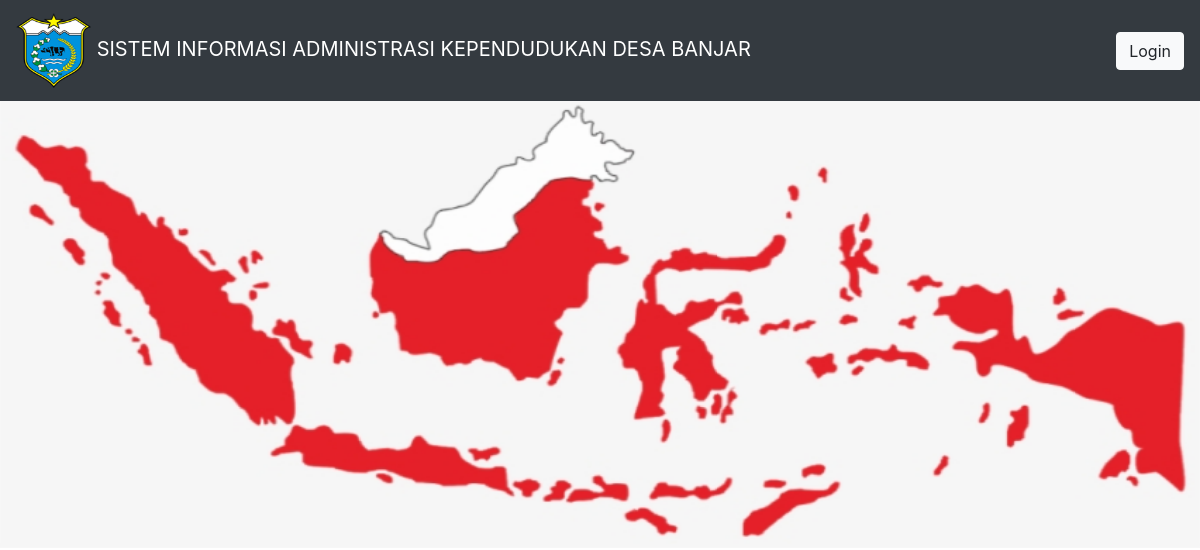
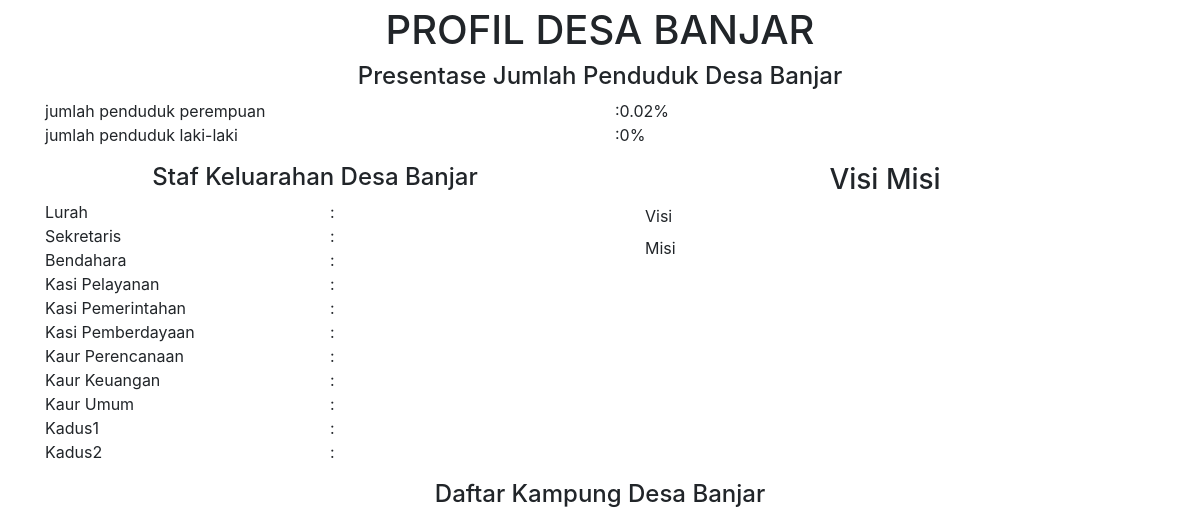
The app's page /, older data (2 pictures, top to bottom).
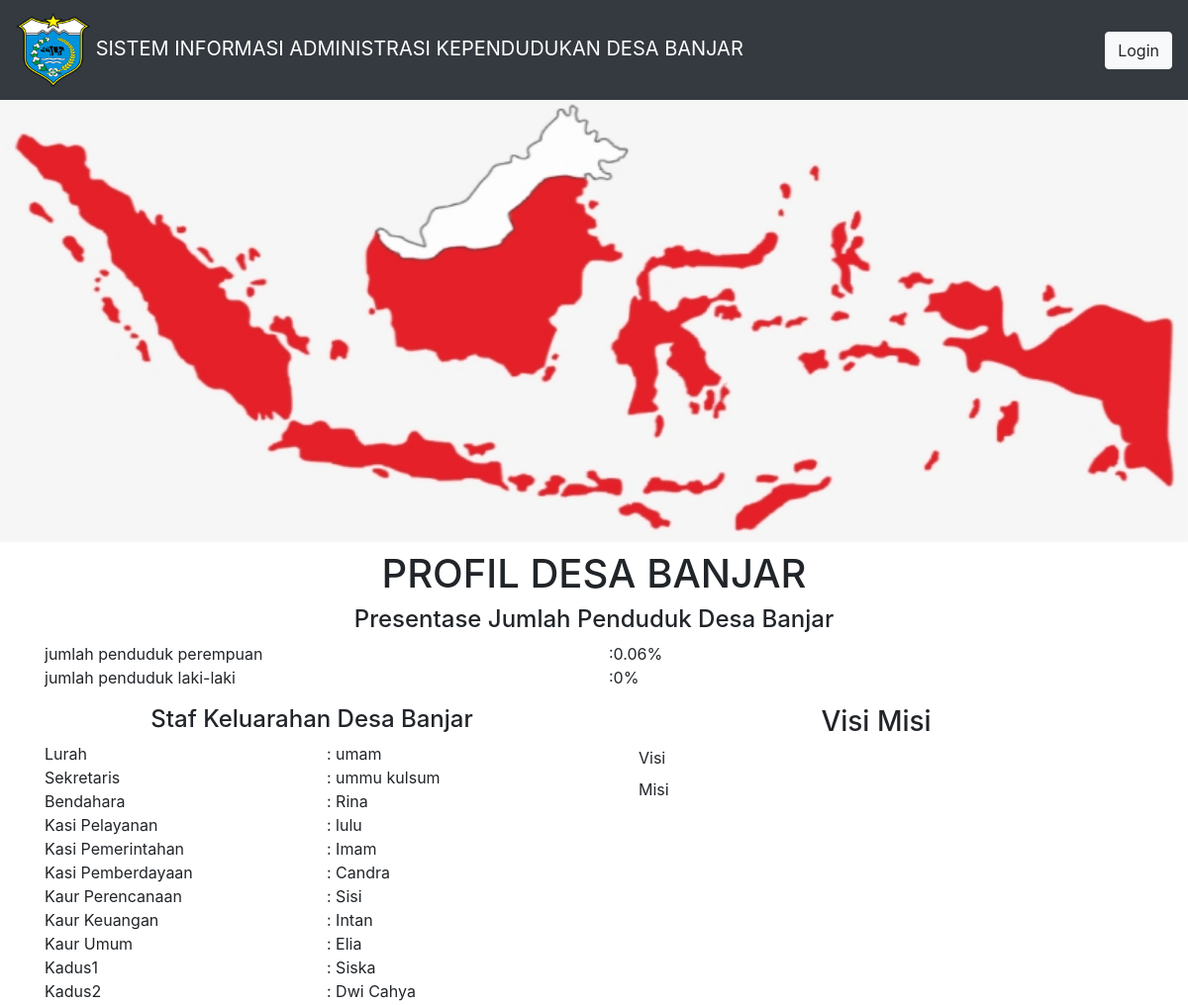
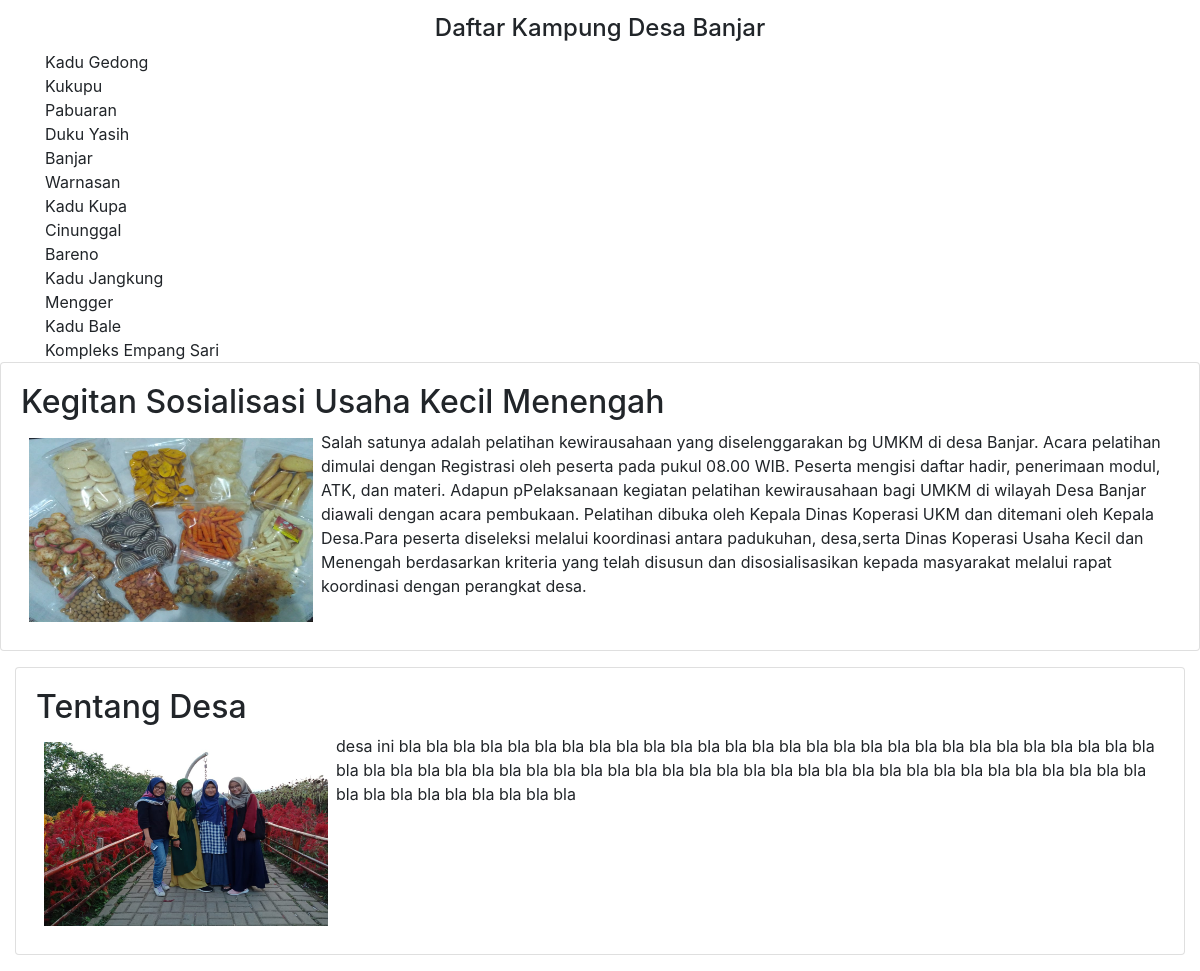
The same page, newer data (2 pictures, top to bottom).
### tables this page shows
CREATE TABLE `kampung` (
  `id` int(11) NOT NULL,
  `kampung` varchar(30) NOT NULL
);

CREATE TABLE `artikel` (
  `id` int(11) NOT NULL,
  `judul` varchar(100) NOT NULL,
  `isi` text NOT NULL,
  `foto` varchar(255) NOT NULL
);

### application/controllers/auth.php (called while the page is built, shortened)
<?php
class Auth extends CI_Controller
{
    public function __construct()
    {
        $this->load->model('model_masyarakat');
    }
    public function index()
    {
        $data['tittle'] = "Sistem Administrasi Kependudukan";
        $this->load->view('home/home', $data);
    }
}

### index.php (called while the page is built, shortened)
<?php
require_once BASEPATH.'core/CodeIgniter.php';

### application/models/model_masyarakat.php (called while the page is built, shortened)
<?php
class model_masyarakat extends CI_Model
{
    public function get_artikel()
    {
        $this->db->order_by('id', 'desc');
        return $this->db->get('artikel')->result_array();
    }
    public function struktur()
    {
        return $this->db->get('struktur-organisasi')->row_array();
    }
    public function perempuan()
    {
        return $this->db->get_where('masyarakat', ['jk' => 'Perempuan'])->num_rows();
    }
    public function kampung()
    {
        return $this->db->get('kampung')->result_array();
    }
}

### application/views/home/home.php (the view, shortened to what the changed rows need)
<!doctype html>
<html lang="en">
<head>
  <link rel="stylesheet" href="https://maxcdn.bootstrapcdn.com/bootstrap/4.0.0/css/bootstrap.min.css">
</head>
<?php
$artikel = $this->model_masyarakat->get_artikel();
$perempuan = $this->model_masyarakat->perempuan();
$struktur = $this->model_masyarakat->struktur();
$kampung = $this->model_masyarakat->kampung();
?>
<body>
  <div class="container mt-2">
    <h1 class="text-center  ">PROFIL DESA BANJAR</h1>
  </div>
  <div class="container-fluid">
    <div class="container">
      <center>
        <h4>Presentase Jumlah Penduduk Desa Banjar</h4>
      </center>
      <div class="row">
        <div class="col">
          jumlah penduduk perempuan
        </div>
        <div class="col">
          :<?= ($perempuan / 5000) * 100 ?>%
        </div>
      </div>
      <div class="row">
        <div class="col">
        </div>
        <div class="col">
        </div>
      </div>
      <div class="row mt-3">
        <div class="col">
          <div class="row">
            <div class="col">Lurah </div>
            <div class="col">: <?= $struktur['lurah']; ?> </div>
          </div>
          <div class="row">
            <div class="col">Sekretaris </div>
            <div class="col">: <?= $struktur['sekretaris']; ?> </div>
          </div>
          <div class="row">
            <div class="col">Bendahara </div>
            <div class="col">: <?= $struktur['bendahara']; ?> </div>
          </div>
          <div class="row">
            <div class="col">Kasi Pelayanan </div>
            <div class="col">: <?= $struktur['kasi_pelayanan']; ?> </div>
          </div>
          <div class="row">
            <div class="col">Kasi Pemerintahan </div>
            <div class="col">: <?= $struktur['kasi_pemerintahan']; ?> </div>
          </div>
          <div class="row">
            <div class="col">Kasi Pemberdayaan </div>
            <div class="col">: <?= $struktur['kasi_pemberdayaan']; ?> </div>
          </div>
          <div class="row">
            <div class="col">Kaur Perencanaan </div>
            <div class="col">: <?= $struktur['kaur_perencanaan']; ?> </div>
          </div>
          <div class="row">
            <div class="col">Kaur Keuangan </div>
            <div class="col">: <?= $struktur['kaur_keuangan']; ?> </div>
          </div>
          <div class="row">
            <div class="col">Kaur Umum </div>
            <div class="col">: <?= $struktur['kaur_umum']; ?> </div>
          </div>
          <div class="row">
            <div class="col">Kadus1 </div>
            <div class="col">: <?= $struktur['kadus1']; ?> </div>
          </div>
          <div class="row">
            <div class="col">Kadus2</div>
            <div class="col">: <?= $struktur['kadus2']; ?> </div>
          </div>
        </div>
        <div class="col">
        </div>
      </div>
      <div class="mt-3">
        <center>
        </center>
      </div>
      <?php foreach ($kampung as $k) : ?>
        <div><?= $k['kampung']; ?></div>
      <?php endforeach; ?>
    </div>
  </div>
  <div class="row">
    <?php foreach ($artikel as $a) : ?>
      <div class="col">
        <div class="card mb-3" style=" float:left">
          <div class="card-body">
            <h2><?= $a['judul']; ?></h2>
            <img src="<?= base_url('assets/img/artikel/') ?><?= $a['foto'] ?>" alt="" width="300" height="200" class="d-flex p-2" style="float:left">
            <div class="ml-6">
              <?= $a['isi']; ?>
            </div>
          </div>
        </div>
      </div>
  </div>
<?php endforeach; ?>
</div>
</body>
</html>

Row changes from the older to the newer data that the page shows:
added struktur-organisasi: lurah "umam", sekretaris "ummu kulsum", bendahara "Rina", kasi_pelayanan "lulu", kasi_pemerintahan "Imam", kasi_pemberdayaan "Candra", kaur_perencanaan "Sisi", kaur_keuangan "Intan", kaur_umum "Elia", kadus1 "Siska", kadus2 "Dwi Cahya"
added kampung: kampung "Kadu Gedong"
added kampung: kampung "Kukupu"
added kampung: kampung "Pabuaran"
added kampung: kampung "Duku Yasih"
added kampung: kampung "Banjar"
added kampung: kampung "Warnasan"
added kampung: kampung "Kadu Kupa"
added kampung: kampung "Cinunggal"
added kampung: kampung "Bareno"
added kampung: kampung "Kadu Jangkung"
added kampung: kampung "Mengger"
added kampung: kampung "Kadu Bale"
added kampung: kampung "Kompleks Empang Sari"
added artikel: judul "Kegitan Sosialisasi Usaha Kecil Menengah", foto (picture), isi "Salah satunya adalah pelatihan kewirausahaan yang diselenggarakan bg UMKM di desa Banjar. Acara pelatihan dimulai dengan Registrasi oleh peserta pada pukul 08.00 WIB. Peserta mengisi daftar hadir, penerimaan modul, ATK, dan materi. Adapun pPelaksanaan kegiatan pelatihan kewirausahaan bagi UMKM di wilayah Desa Banjar diawali dengan acara pembukaan. Pelatihan dibuka oleh Kepala Dinas Koperasi UKM dan ditemani oleh Kepala Desa.Para peserta diseleksi melalui koordinasi antara padukuhan, desa,serta Dinas Koperasi Usaha Kecil dan Menengah berdasarkan kriteria yang telah disusun dan disosialisasikan kepada masyarakat melalui rapat koordinasi dengan perangkat desa."
added artikel: judul "Tentang Desa", foto (picture), isi "desa ini bla bla bla bla bla bla bla bla bla bla bla bla bla bla bla bla bla bla bla bla bla bla bla bla bla bla bla bla bla bla bla bla bla bla bla bla bla bla bla bla bla bla bla bla bla bla bla bla bla bla bla bla bla bla bla bla bla bla bla bla bla bla bla bla bla bla bla"
Text that changed along with them:
text no longer shown: "0.02"
text now shown: "0.06"
